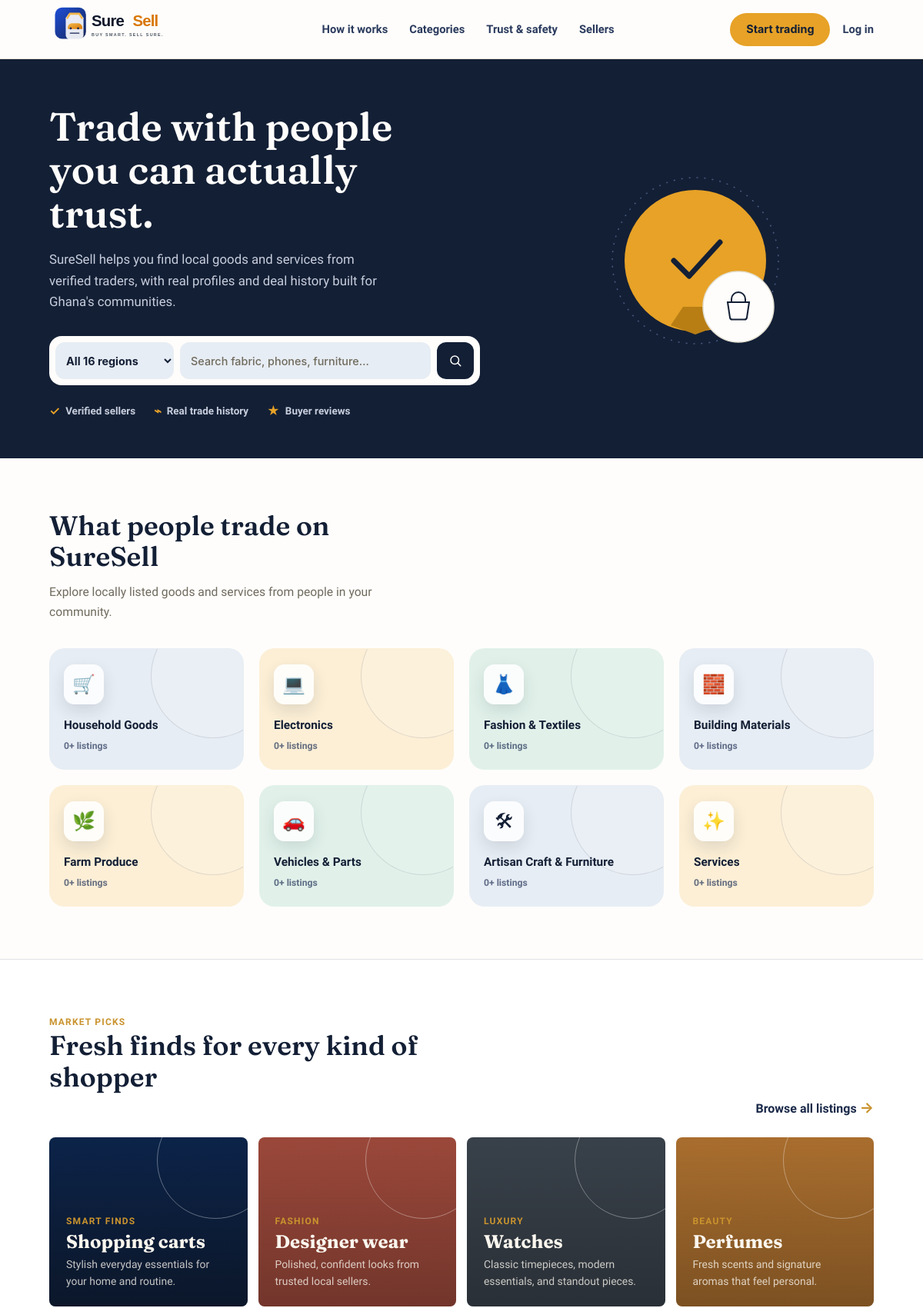
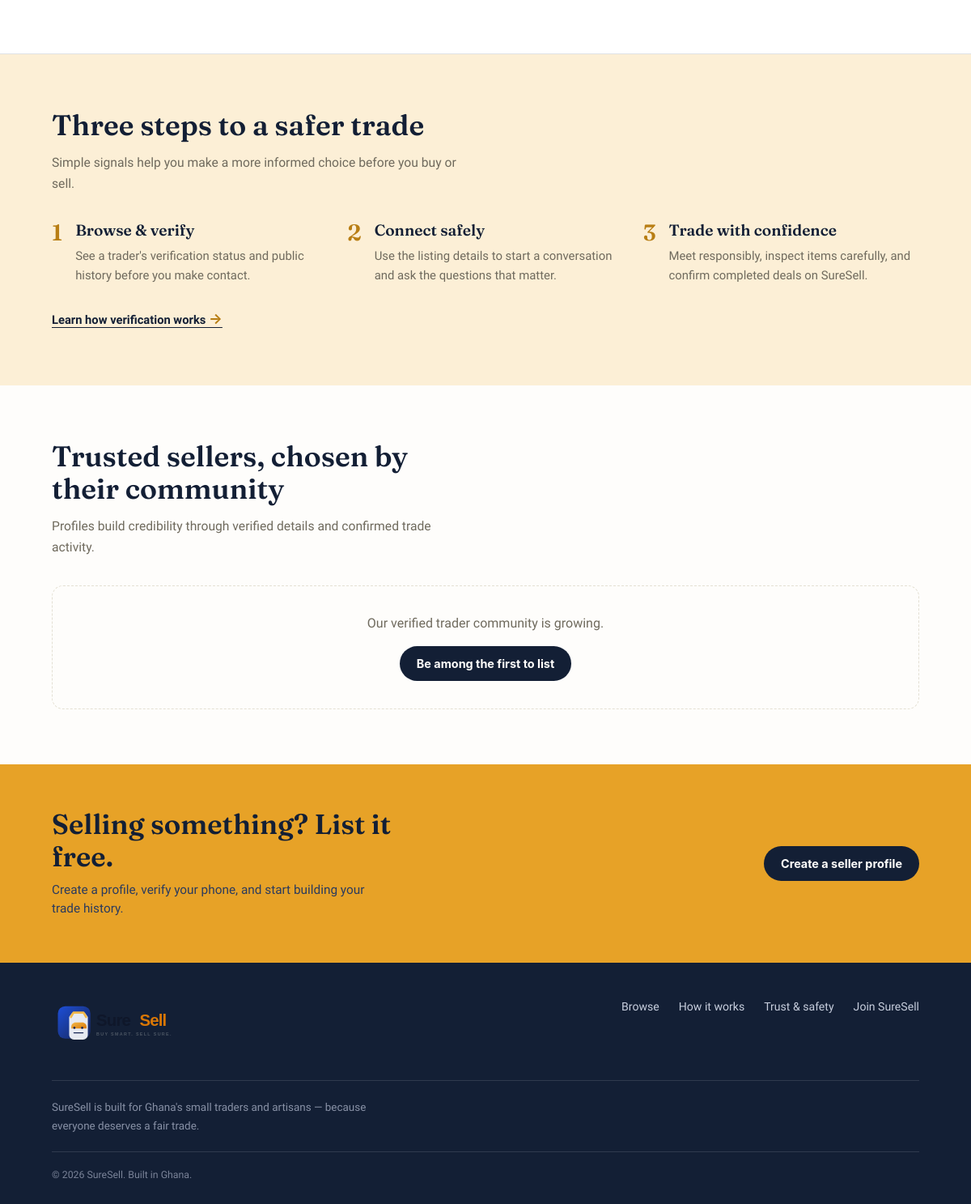
The page / on the database its author committed (2 pictures, top to bottom).
### tables this page shows
CREATE TABLE categories (
    id      INT UNSIGNED AUTO_INCREMENT PRIMARY KEY,
    name    VARCHAR(80) NOT NULL UNIQUE,
    slug    VARCHAR(80) NOT NULL UNIQUE,
    icon    VARCHAR(50) DEFAULT NULL
);

### includes/functions.php (called while the page is built, shortened)
<?php
require_once __DIR__ . '/../config/db.php';
function e(?string $value): string
{
    return htmlspecialchars($value ?? '', ENT_QUOTES, 'UTF-8');
}
function current_user(): ?array
{
    if (empty($_SESSION['user_id'])) {
        return null;
    }
    $stmt = db()->prepare('SELECT id, full_name, business_name, email, phone, role, town, bio,
                                   avatar_path, phone_verified, email_verified, id_verified, trust_score, region,
                                   deals_completed, status
                            FROM users WHERE id = ? LIMIT 1');
    $stmt->execute([$_SESSION['user_id']]);
    $cache = $stmt->fetch() ?: null;
    return $cache;
}

### config/db.php (called while the page is built, shortened)
<?php
function db(): PDO
{
    static $pdo = null;
    if ($pdo === null) {
        $dsn = 'mysql:host=' . DB_HOST . ';port=' . DB_PORT . ';dbname=' . DB_NAME . ';charset=' . DB_CHARSET;
        try {
            $pdo = new PDO($dsn, DB_USER, DB_PASS, [
                PDO::ATTR_ERRMODE            => PDO::ERRMODE_EXCEPTION,
                PDO::ATTR_DEFAULT_FETCH_MODE => PDO::FETCH_ASSOC,
                PDO::ATTR_EMULATE_PREPARES   => false,
            ]);
        } catch (PDOException $e) {
            error_log('DB connection failed: ' . $e->getMessage());
            http_response_code(500);
            die('Service temporarily unavailable. Please try again shortly.');
        }
    }
    return $pdo;
}

### index.php (the view, shortened to what this page needs)
<?php
require_once __DIR__ . '/includes/functions.php';
$user = current_user();
$sellUrl = $user ? APP_URL . '/add-listing.php' : APP_URL . '/register.php';
$accountUrl = $user ? APP_URL . '/dashboard.php' : APP_URL . '/login.php';
$categories = db()->query('SELECT c.id, c.name, c.slug, COUNT(l.id) AS listing_count
                           FROM categories c
                           LEFT JOIN listings l ON l.category_id = c.id AND l.status = "active"
                           GROUP BY c.id, c.name, c.slug
                           ORDER BY c.id')->fetchAll();
$sellerStmt = db()->query('SELECT u.id, u.full_name, u.business_name, u.town, u.id_verified, u.deals_completed,
                                  COALESCE(AVG(r.rating), 0) AS rating, COUNT(r.id) AS review_count
                           FROM users u
                           LEFT JOIN reviews r ON r.reviewee_id = u.id
                           WHERE u.status = "active" AND u.role = "trader" AND u.phone_verified = 1
                           GROUP BY u.id
                           ORDER BY u.id_verified DESC, u.deals_completed DESC, rating DESC
                           LIMIT 3');
$sellers = $sellerStmt->fetchAll();
$tileClasses = ['landing-tint-navy', 'landing-tint-gold', 'landing-tint-palm'];
$tileIcons = ['&#128722;', '&#128187;', '&#128087;', '&#129521;', '&#127807;', '&#128663;', '&#128736;', '&#10024;'];
?>
<!DOCTYPE html>
<html lang="en">
<head>
  <link rel="stylesheet" href="<?= APP_URL ?>/assets/css/style.css?v=<?= (int) filemtime(__DIR__ . '/assets/css/style.css') ?>">
</head>
<body class="landing-page">
<header class="landing-header">
  <div class="wrap landing-header-row">
    <a href="#top" class="landing-logo" aria-label="SureSell home">
      <img class="landing-brand-logo" src="<?= APP_URL ?>/assets/img/nokware-logo.svg" alt="SureSell">
    </a>
    <nav class="landing-nav" aria-label="Main navigation">
      <a href="#how">How it works</a>
      <a href="#categories">Categories</a>
      <a href="#trust">Trust &amp; safety</a>
      <a href="#sellers">Sellers</a>
    </nav>
    <div class="landing-header-actions">
      <a href="<?= e($sellUrl) ?>" class="landing-btn landing-btn-gold"><?= $user ? 'Sell an item' : 'Start trading' ?></a>
      <a href="<?= e($accountUrl) ?>" class="landing-login-link"><?= $user ? 'My account' : 'Log in' ?></a>
    </div>
  </div>
</header>
<main>
  <section class="landing-hero" id="top">
    <div class="wrap landing-hero-grid">
      <div class="landing-hero-copy">
        <h1>Trade with people you can actually trust.</h1>
        <p class="landing-lede">SureSell helps you find local goods and services from verified traders, with real profiles and deal history built for Ghana's communities.</p>
        <form class="landing-search-panel" action="<?= APP_URL ?>/browse.php" method="get">
          <div class="landing-search-row">
            <select class="landing-select-field" name="region" aria-label="Region">
              <option value="">All 16 regions</option>
            </select>
            <input class="landing-search-field" id="landing-search" name="q" type="search" placeholder="Search fabric, phones, furniture…">
            <button class="landing-search-btn" type="submit" aria-label="Search listings">
              <svg width="18" height="18" viewBox="0 0 24 24" fill="none" aria-hidden="true"><circle cx="11" cy="11" r="7" stroke="currentColor" stroke-width="2"/><path d="m16.2 16.2 4.8 4.8" stroke="currentColor" stroke-width="2" stroke-linecap="round"/></svg>
            </button>
          </div>
        </form>
        <ul class="landing-trust-strip" aria-label="SureSell trust features">
          <li><span aria-hidden="true">✓</span>Verified sellers</li>
          <li><span aria-hidden="true">⌁</span>Real trade history</li>
          <li><span aria-hidden="true">★</span>Buyer reviews</li>
        </ul>
      </div>
      <div class="landing-hero-visual" aria-hidden="true">
      </div>
    </div>
  </section>
  <section class="landing-section" id="categories">
    <div class="wrap">
      <div class="landing-section-head"><h2>What people trade on SureSell</h2><p>Explore locally listed goods and services from people in your community.</p></div>
      <div class="landing-category-grid">
        <?php foreach ($categories as $index => $category): ?>
          <a href="<?= APP_URL ?>/browse.php?category=<?= (int) $category['id'] ?>" class="landing-category-tile <?= $tileClasses[$index % count($tileClasses)] ?>">
            <span class="landing-category-icon-badge" aria-hidden="true"><?= $tileIcons[$index] ?? '&#128722;' ?></span>
            <span class="landing-category-copy">
              <span class="landing-category-name"><?= e($category['name']) ?></span>
              <span class="landing-category-count"><?= number_format((int) $category['listing_count']) ?>+ listings</span>
            </span>
          </a>
        <?php endforeach; ?>
      </div>
    </div>
  </section>
  <section class="landing-section market-picks" aria-label="Featured market picks">
    <div class="wrap">
      <div class="market-picks-head">
        <div class="landing-section-head">
          <span class="eyebrow">Market picks</span>
          <h2>Fresh finds for every kind of shopper</h2>
        </div>
        <a class="text-link" href="<?= APP_URL ?>/browse.php">Browse all listings <span aria-hidden="true">→</span></a>
      </div>
      <div class="market-picks-grid">
        <a class="market-pick market-pick-cart" href="<?= APP_URL ?>/browse.php?q=shopping+cart" style="background-image: linear-gradient(180deg, rgba(19,31,53,0.18), rgba(19,31,53,0.72)), url('https://images.unsplash.com/photo-1542838132-92c53300491e?auto=format&fit=crop&w=900&q=80');">
          <span class="market-pick-kicker">Smart finds</span>
          <strong>Shopping carts</strong>
          <span>Stylish everyday essentials for your home and routine.</span>
        </a>
        <a class="market-pick market-pick-wear" href="<?= APP_URL ?>/browse.php?category=3" style="background-image: linear-gradient(180deg, rgba(168,78,63,0.14), rgba(168,78,63,0.78)), url('https://images.unsplash.com/photo-1529139574466-a303027c1d8b?auto=format&fit=crop&w=900&q=80');">
          <span class="market-pick-kicker">Fashion</span>
          <strong>Designer wear</strong>
          <span>Polished, confident looks from trusted local sellers.</span>
        </a>
        <a class="market-pick market-pick-watch" href="<?= APP_URL ?>/browse.php?category=2" style="background-image: linear-gradient(180deg, rgba(61,70,80,0.12), rgba(61,70,80,0.76)), url('https://images.unsplash.com/photo-1523170335258-f5ed11844a49?auto=format&fit=crop&w=900&q=80');">
          <span class="market-pick-kicker">Luxury</span>
          <strong>Watches</strong>
          <span>Classic timepieces, modern essentials, and standout pieces.</span>
        </a>
        <a class="market-pick market-pick-scent" href="<?= APP_URL ?>/browse.php?q=perfume" style="background-image: linear-gradient(180deg, rgba(183,119,50,0.12), rgba(183,119,50,0.78)), url('https://images.unsplash.com/photo-1528740561666-dc2479d461a6?auto=format&fit=crop&w=900&q=80');">
          <span class="market-pick-kicker">Beauty</span>
          <strong>Perfumes</strong>
          <span>Fresh scents and signature aromas that feel personal.</span>
        </a>
      </div>
    </div>
  </section>
  <section class="landing-section landing-how-section" id="how">
    <div class="wrap">
      <div class="landing-section-head"><h2>Three steps to a safer trade</h2><p>Simple signals help you make a more informed choice before you buy or sell.</p></div>
      <div class="landing-steps">
        <article class="landing-step"><span>1</span><div><h3>Browse &amp; verify</h3><p>See a trader's verification status and public history before you make contact.</p></div></article>
        <article class="landing-step"><span>2</span><div><h3>Connect safely</h3><p>Use the listing details to start a conversation and ask the questions that matter.</p></div></article>
        <article class="landing-step"><span>3</span><div><h3>Trade with confidence</h3><p>Meet responsibly, inspect items carefully, and confirm completed deals on SureSell.</p></div></article>
      </div>
      <a class="landing-text-link" href="<?= APP_URL ?>/how-it-works.php">Learn how verification works <span aria-hidden="true">→</span></a>
    </div>
  </section>
  <section class="landing-section" id="sellers">
    <div class="wrap">
      <div class="landing-section-head"><h2>Trusted sellers, chosen by their community</h2><p>Profiles build credibility through verified details and confirmed trade activity.</p></div>
      <?php if ($sellers): ?>
        <div class="landing-seller-grid">
          <?php foreach ($sellers as $index => $seller): ?>
            <?php $initials = strtoupper(mb_substr($seller['full_name'], 0, 1) . mb_substr(strstr($seller['full_name'], ' ') ?: '', 1, 1)); ?>
            <a class="landing-seller-card" href="<?= APP_URL ?>/profile.php?id=<?= (int) $seller['id'] ?>">
              <div class="landing-seller-top"><span class="landing-avatar landing-avatar-<?= $index % 3 ?>"><?= e($initials ?: 'N') ?></span><div><h3><?= e($seller['business_name'] ?: $seller['full_name']) ?></h3><p><?= e($seller['town']) ?></p></div></div>
              <div class="landing-seller-meta"><span>★ <?= $seller['review_count'] ? number_format((float) $seller['rating'], 1) : 'New' ?> · <?= (int) $seller['deals_completed'] ?> trades</span><span class="landing-verified">✓ <?= $seller['id_verified'] ? 'Verified' : 'Phone verified' ?></span></div>
            </a>
          <?php endforeach; ?>
        </div>
      <?php else: ?>
        <div class="landing-empty"><p>Our verified trader community is growing.</p><a href="<?= e($sellUrl) ?>" class="landing-btn landing-btn-ink">Be among the first to list</a></div>
      <?php endif; ?>
    </div>
  </section>
  <section class="landing-cta-band" id="trust">
    <div class="wrap landing-cta-inner"><div><h2>Selling something? List it free.</h2><p>Create a profile, verify your phone, and start building your trade history.</p></div><a href="<?= e($sellUrl) ?>" class="landing-btn landing-btn-ink">Create a seller profile</a></div>
  </section>
</main>
<footer class="landing-footer">
  <div class="wrap"><div class="landing-footer-top"><a href="#top" class="landing-logo"><img class="landing-brand-logo" src="<?= APP_URL ?>/assets/img/nokware-logo.svg" alt="SureSell"></a><nav aria-label="Footer navigation"><a href="<?= APP_URL ?>/browse.php">Browse</a><a href="<?= APP_URL ?>/how-it-works.php">How it works</a><a href="<?= APP_URL ?>/report.php">Trust &amp; safety</a><a href="<?= APP_URL ?>/register.php">Join SureSell</a></nav></div><p>SureSell is built for Ghana's small traders and artisans — because everyone deserves a fair trade.</p><div class="landing-footer-bottom">&copy; <?= date('Y') ?> SureSell. Built in Ghana.</div></div>
</footer>
</body>
</html>

### rows shown on the page
categories: index "🛒", name "Household Goods", listing_count "0"
categories: index "💻", name "Electronics", listing_count "0"
categories: index "👗", name "Fashion & Textiles", listing_count "0"
categories: index "🧱", name "Building Materials", listing_count "0"
categories: index "🌿", name "Farm Produce", listing_count "0"
categories: index "🚗", name "Vehicles & Parts", listing_count "0"
categories: index "🛠", name "Artisan Craft & Furniture", listing_count "0"
categories: index "✨", name "Services", listing_count "0"
